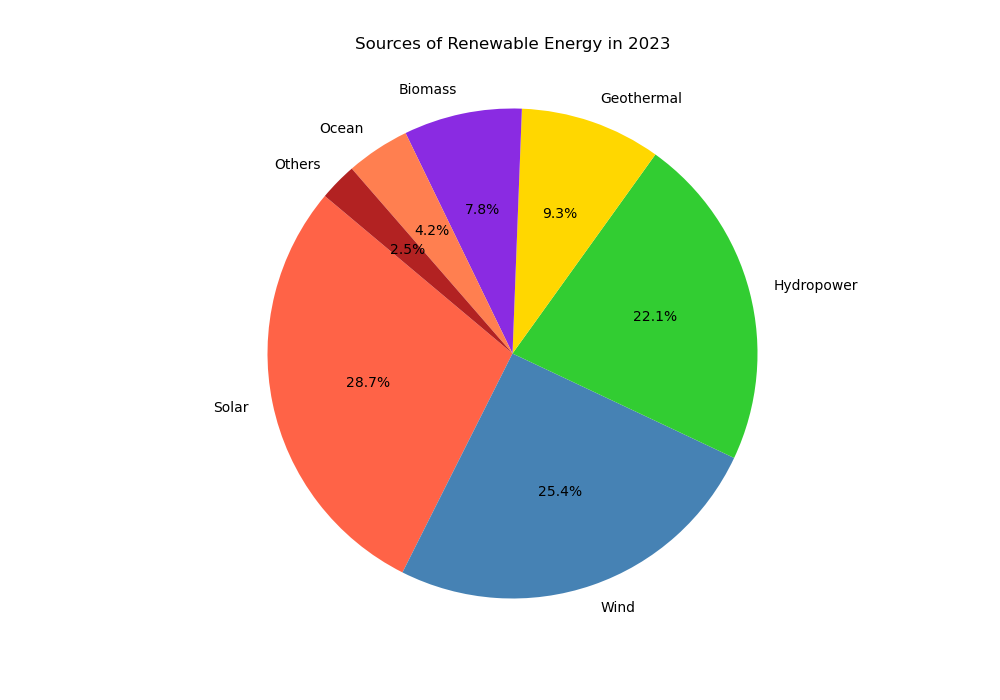

The script that drew this image:

import matplotlib.pyplot as plt

# Data
sources = ['Solar', 'Wind', 'Hydropower', 'Geothermal', 'Biomass', 'Ocean', 'Others']
percentages = [28.7, 25.4, 22.1, 9.3, 7.8, 4.2, 2.5]

# Colors
colors = ['#FF6347', '#4682B4', '#32CD32', '#FFD700', '#8A2BE2', '#FF7F50', '#B22222']

# Plot
plt.figure(figsize=(10, 7))  # Width and height of the chart
plt.pie(percentages, labels=sources, colors=colors, startangle=140, autopct='%1.1f%%')

plt.title("Sources of Renewable Energy in 2023", y=1.05)
plt.axis('equal')  # Equal aspect ratio ensures that pie is drawn as a circle.

plt.show()
